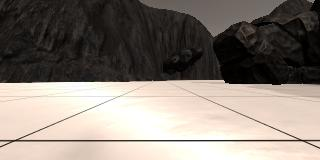
#> input picture SearchandReturn/example_grid1.jpg, 320 x 160 px
$ python PerspectiveTransformation.py
#> lines starting #> are read from the running program, lines starting #| are printed output that depends on the picture
import cv2
import numpy as np
import matplotlib.pyplot as plt
import matplotlib.image as mpimg


def perspect_transform(img, pts, dst):

    # Obtain the transformation matrix
    m = cv2.getPerspectiveTransform(pts, dst)

    # Warp the image
    warped = cv2.warpPerspective(img, m, (img.shape[1], img.shape[0]))

    return m, warped


def color_thresh(self, lower_thresh=np.array([0, 0, 0]), upper_thresh=np.array([0, 0, 0])):

    # Create a mask for the image
    mask = cv2.inRange(self, lower_thresh, upper_thresh)

    return mask


if __name__ == '__main__':

    # Load the image
    img = mpimg.imread('example_grid1.jpg')
#> img is the input picture: shape (160, 320, 3); mean R, G, B 135.1, 126.3, 118.3

    # Obtain the source points to perform perspective transform
    source = np.float32([[15, 140], [302, 140], [200, 96], [118, 96]])

    # Obtain a deep copy of the image
    img_copy = img.copy()

    # Parameters for the function, transforming to a 10 by 10 area
    dst_size = 5
    bottom_offset = 6
    destination = np.float32([[img.shape[1] / 2 - dst_size, img.shape[0] - bottom_offset],
                              [img.shape[1] / 2 + dst_size, img.shape[0] - bottom_offset],
                              [img.shape[1] / 2 + dst_size, img.shape[0] - 2 * dst_size - bottom_offset],
                              [img.shape[1] / 2 - dst_size, img.shape[0] - 2 * dst_size - bottom_offset],
                              ])

    # Use the perspect_transform function
    M, output = perspect_transform(img_copy, pts=source, dst=destination)
#> in perspect_transform, `warped = cv2.warpPerspective(img, m, (img.shape[1], img.shape[0]))`:
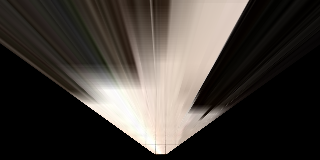
#> warped: shape (160, 320, 3); mean R, G, B 66.2, 60.9, 55.9
#> M = [[-0.0274, -2.04, 164.4], [-3.2e-15, -2.02, 161.1], [-2.11e-17, -0.0128, 1]]

    # Save the image
    new = output.copy()
    new = cv2.cvtColor(new, cv2.COLOR_RGB2BGR)
    cv2.imwrite('After_Transform.jpg', new)

    # Print info
    print(f'{destination}\n {M}')
#| [[155. 154.]
#|  [165. 154.]
#|  [165. 144.]
#|  [155. 144.]]
#|  [[-2.73768044e-02 -2.04112743e+00  1.64382778e+02]
#|  [-3.19979510e-15 -2.01530612e+00  1.61142857e+02]
#|  [-2.10886585e-17 -1.27551020e-02  1.00000000e+00]]

    # Display the image
    plt.imshow(output)
    plt.show()

$ run again, with SearchandReturn/sample.jpg copied over SearchandReturn/example_grid1.jpg
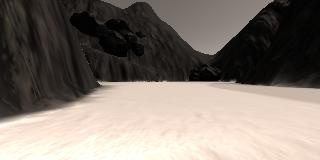
#> input picture SearchandReturn/sample.jpg, 320 x 160 px
#> img is the input picture: shape (160, 320, 3); mean R, G, B 128.4, 119, 110.8
#> in perspect_transform, `warped = cv2.warpPerspective(img, m, (img.shape[1], img.shape[0]))`:
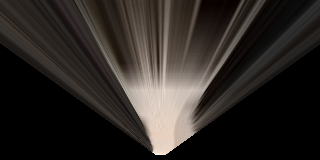
#> warped: shape (160, 320, 3); mean R, G, B 44.4, 39.7, 36.3
#> M = [[-0.0274, -2.04, 164.4], [-3.2e-15, -2.02, 161.1], [-2.11e-17, -0.0128, 1]]
#| [[155. 154.]
#|  [165. 154.]
#|  [165. 144.]
#|  [155. 144.]]
#|  [[-2.73768044e-02 -2.04112743e+00  1.64382778e+02]
#|  [-3.19979510e-15 -2.01530612e+00  1.61142857e+02]
#> (further printed lines are left out)
